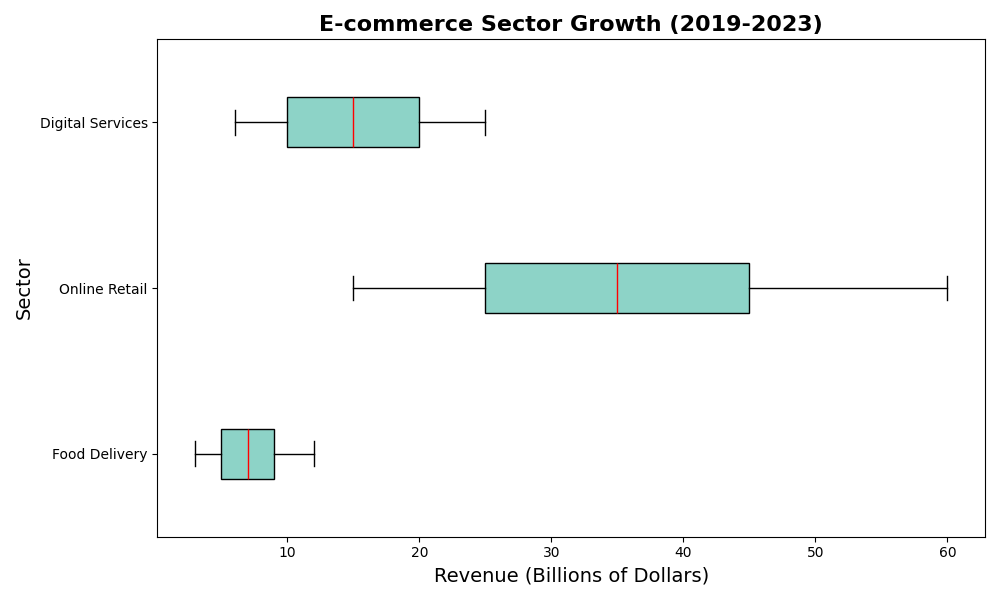

Here is the Python script that generated this plot:
import matplotlib.pyplot as plt
import numpy as np

# Define the e-commerce sector growth data
food_delivery = np.array([3, 5, 7, 9, 12])
online_retail = np.array([15, 25, 35, 45, 60])
digital_services = np.array([6, 10, 15, 20, 25])

# Group all data into a 2D array for horizontal box plot
ecommerce_data = [food_delivery, online_retail, digital_services]

# Initialize the plot
fig, ax1 = plt.subplots(figsize=(10, 6))

# Use a horizontal boxplot
ax1.boxplot(ecommerce_data, vert=False, patch_artist=True, 
            labels=['Food Delivery', 'Online Retail', 'Digital Services'], 
            boxprops=dict(facecolor='#8dd3c7', color='black'),
            whiskerprops=dict(color='black'),
            capprops=dict(color='black'),
            medianprops=dict(color='red'))

# Customize the plot with titles and labels
ax1.set_title("E-commerce Sector Growth (2019-2023)", fontsize=16, fontweight='bold')
ax1.set_xlabel('Revenue (Billions of Dollars)', fontsize=14)
ax1.set_ylabel('Sector', fontsize=14)

# Automatically adjust layout
plt.tight_layout()

# Display the plot
plt.show()
